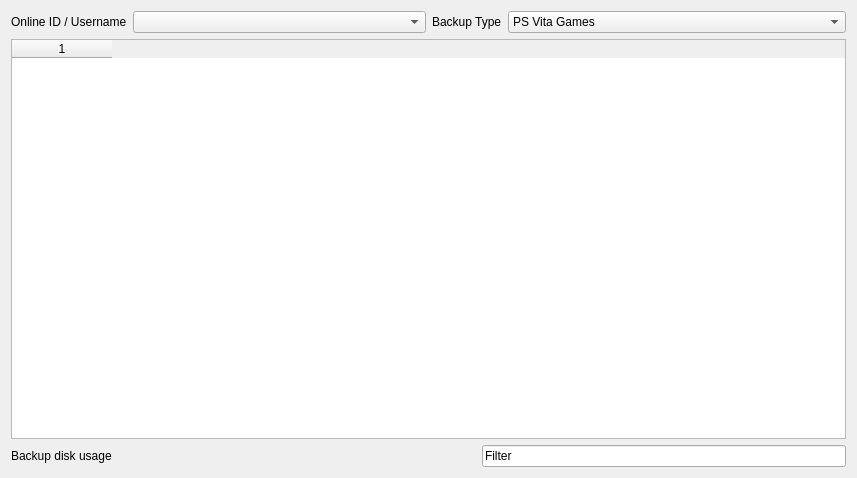
<?xml version="1.0" encoding="UTF-8"?>
<ui version="4.0">
 <class>BackupManagerForm</class>
 <widget class="QWidget" name="BackupManagerForm">
  <property name="geometry">
   <rect>
    <x>0</x>
    <y>0</y>
    <width>857</width>
    <height>478</height>
   </rect>
  </property>
  <property name="windowTitle">
   <string>Backup Manager</string>
  </property>
  <layout class="QGridLayout" name="gridLayout">
   <item row="1" column="0">
    <layout class="QHBoxLayout" name="horizontalLayout_2">
     <item>
      <layout class="QFormLayout" name="formLayout">
       <item row="0" column="0">
        <widget class="QLabel" name="label">
         <property name="text">
          <string>Online ID / Username</string>
         </property>
        </widget>
       </item>
       <item row="0" column="1">
        <widget class="QComboBox" name="accountBox"/>
       </item>
      </layout>
     </item>
     <item>
      <layout class="QFormLayout" name="formLayout_2">
       <property name="fieldGrowthPolicy">
        <enum>QFormLayout::AllNonFixedFieldsGrow</enum>
       </property>
       <item row="0" column="0">
        <widget class="QLabel" name="label_2">
         <property name="text">
          <string>Backup Type</string>
         </property>
         <property name="margin">
          <number>2</number>
         </property>
        </widget>
       </item>
       <item row="0" column="1">
        <widget class="QComboBox" name="backupComboBox">
         <item>
          <property name="text">
           <string>PS Vita Games</string>
          </property>
         </item>
         <item>
          <property name="text">
           <string>PSP Games</string>
          </property>
         </item>
         <item>
          <property name="text">
           <string>PSM Games</string>
          </property>
         </item>
         <item>
          <property name="text">
           <string>PSOne Games</string>
          </property>
         </item>
         <item>
          <property name="text">
           <string>PSP Savedatas</string>
          </property>
         </item>
         <item>
          <property name="text">
           <string>Backups</string>
          </property>
         </item>
        </widget>
       </item>
      </layout>
     </item>
    </layout>
   </item>
   <item row="2" column="0">
    <widget class="QTableWidget" name="tableWidget">
     <property name="columnCount">
      <number>1</number>
     </property>
     <column/>
    </widget>
   </item>
   <item row="3" column="0">
    <layout class="QHBoxLayout" name="horizontalLayout">
     <item>
      <widget class="QLabel" name="usageLabel">
       <property name="text">
        <string>Backup disk usage</string>
       </property>
      </widget>
     </item>
     <item>
      <spacer name="horizontalSpacer">
       <property name="orientation">
        <enum>Qt::Horizontal</enum>
       </property>
       <property name="sizeHint" stdset="0">
        <size>
         <width>40</width>
         <height>20</height>
        </size>
       </property>
      </spacer>
     </item>
     <item>
      <widget class="FilterLineEdit" name="filterLineEdit">
       <property name="styleSheet">
        <string notr="true">FilterLineEdit { color:gray; font-style:italic; }</string>
       </property>
       <property name="text">
        <string>Filter</string>
       </property>
      </widget>
     </item>
    </layout>
   </item>
  </layout>
 </widget>
 <customwidgets>
  <customwidget>
   <class>FilterLineEdit</class>
   <extends>QLineEdit</extends>
   <header>gui/filterlineedit.h</header>
  </customwidget>
 </customwidgets>
 <resources/>
 <connections/>
</ui>
